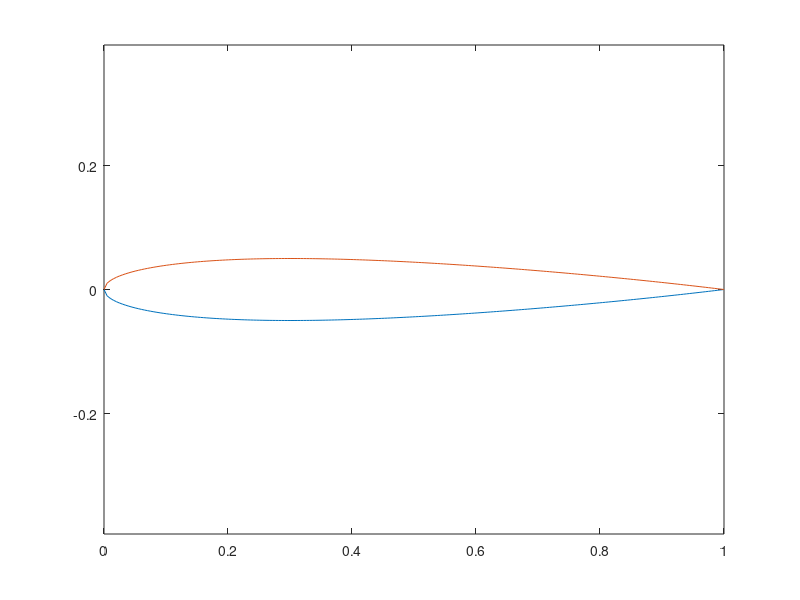

This figure's MATLAB source: (Note: this script raises an error after producing the figure.)
clear *
x = linspace(0,1,200)';
function [height,slope] = FoilThickness(x)
  FoilT = 0.10; %% thickness of profile
  height =  5*FoilT*(0.2969*sqrt(x)-0.1260*x-0.3516*x.^2+0.2843*x.^3- 0.1015*x.^4);
  fix = height(end)/(5*FoilT);
  height =  5*FoilT*(0.2969*sqrt(x)-0.1260*x-0.3516*x.^2+0.2843*x.^3- (0.1015+fix)*x.^4);
  slope =   5*FoilT*(0.2969*0.5./sqrt(x)-0.1260-2*0.3516*x+3*0.2843*x.^2- 4*(0.1015+fix)*x.^3);
  slope(1) = (2*sqrt(2)-1)*slope(2);
endfunction
[height,slope] = FoilThickness(x);
figure(1); plot(x,[-height,height]); axis equal
Angle = -10/180*pi;  %% angle of attack
R = [cos(Angle),-sin(Angle);+sin(Angle),cos(Angle)];
Upper = (R*[x,height]')';  Lower = (R*[x,-height]')';
AngleNormalUpper = atan2(+1,-slope)+Angle;
AngleNormalLower = atan2(-1,-slope)+Angle;

DomainHole = [flipud(Upper);Lower(1:end-1,:)];
Hole.name = 'hole';
Hole.border = [DomainHole,-2*ones(length(DomainHole),1)];
Hole.point = [0.1,0];
Borders = [-0.5,-0.6,-2;2,-0.6,-1;2,0.5,-2;-0.5,0.5,-1];
Mesh = CreateMeshTriangle('Wing',Borders,1e-2,Hole);
figure(2); FEMtrimesh(Mesh); axis equal
Mesh = MeshUpgrade(Mesh,'cubic');

function res = gD(xy)
  res = -xy(:,1);
endfunction

u = BVP2Dsym(Mesh,1,0,0,'gD',0,0);
[ux,uy] = FEMEvaluateGradient(Mesh,u);
v = sqrt(sum([ux.^2,uy.^2],2));
figure(3); FEMtrimesh(Mesh,v.^2); xlabel('x'); ylabel('y'); zlabel('v^2');
           zlim([0,2]); caxis([min(v.^2),2])
Levels = [0.5:0.1:2];
figure(4); clf; FEMtricontour(Mesh,v.^2,Levels); xlabel('x'); ylabel('y');
title('contours of v^2'); colorbar(); axis equal
           hold on; plot(DomainHole(:,1),DomainHole(:,2),'k'); hold off

x = x(1:end-1); Upper = Upper(1:end-1,:); Lower = Lower(1:end-1,:);
AngleNormalUpper = AngleNormalUpper(1:end-1);
AngleNormalLower = AngleNormalLower(1:end-1);

function res = ArcLength(x,y);
  dx = diff(x); dy = diff(y); ds = sqrt(dx.^2+dy.^2);
  res = [0;cumsum(ds)];
endfunction

dsUpper = ArcLength(Upper(:,1),Upper(:,2));
pUpper = FEMgriddata(Mesh,v.^2,Upper(:,1),Upper(:,2)).*sin(AngleNormalUpper);
ForceUpper = trapz(dsUpper,pUpper)
dsLower = ArcLength(Lower(:,1),Lower(:,2));
pLower = FEMgriddata(Mesh,v.^2,Lower(:,1),Lower(:,2)).*sin(AngleNormalLower);
ForceLower = trapz(dsLower,pLower)

figure(5); plot(dsUpper,pUpper,dsLower,-pLower); ylabel('pressure');
           legend('p_{upper}','-p_{lower}','location','north');
           xlim([0,1]); ylim([0,max(pUpper)])


[xx,yy] = meshgrid(linspace(-0.5,1.5,201),linspace(-0.5,0.5,201));
[ui,uxi,uyi] = FEMgriddata(Mesh,u,xx,yy);

figure(6); clf; NN = 25;
           streamline(xx,yy,-uxi,-uyi,-0.5*ones(1,NN),linspace(-0.3,0.2,NN),[0.1,10000]);
           hold on; plot(DomainHole(:,1),DomainHole(:,2),'k'); hold off; axis equal
